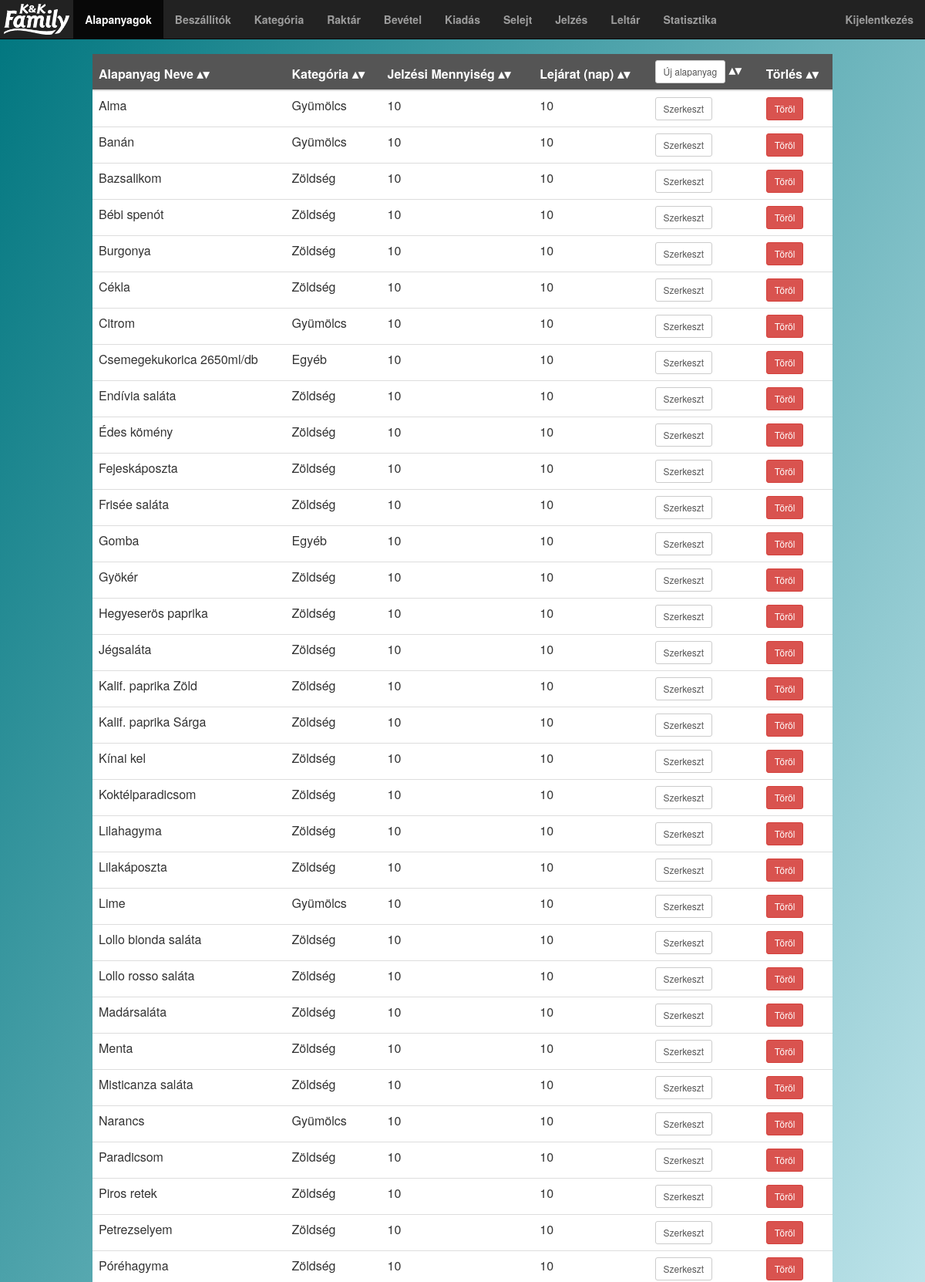
The app's page /admin/product.php (upper part) with its own data.
### tables this page shows
CREATE TABLE `product` (
  `id` int(11) NOT NULL,
  `name` varchar(50) NOT NULL,
  `category_id` int(11) NOT NULL,
  `type` int(11) NOT NULL,
  `minimum` int(11) NOT NULL DEFAULT '0',
  `expire` int(11) NOT NULL DEFAULT '0',
  `deleted` tinyint(1) NOT NULL DEFAULT '0'
);

CREATE TABLE `category` (
  `id` int(11) NOT NULL,
  `name` varchar(50) NOT NULL,
  `deleted` tinyint(1) NOT NULL DEFAULT '0'
);

### admin/product.php (called while the page is built, shortened)
<?php
require("../common/header.php");
	listProduct();
?>
<?php
require("../common/footer.php");
?>

### helper/contentgenerator.php (the view, shortened to what this page needs)
<?php
function listProduct(){
	$mysqli = connect();
	$results = $mysqli->query("SELECT p.id as id, p.name as name, p.minimum as minimum, p.expire as expire, c.name as cat FROM product p, category c WHERE c.id = p.category_id and p.deleted = false");
	print '<table class="table table-hover sortable">';
	print '<thead>';
	print '<tr>';
	print '<th>Alapanyag Neve</th>';
	print '<th>Kategória</th>';
	print '<th>Jelzési Mennyiség</th>';
	print '<th>Lejárat (nap)</th>';
	print '<th><button class="btn btn-sm btn-default" id="newRetailer" onclick="createProduct()">Új alapanyag</button></th>';
	print '<th>Törlés</th>';
	print '</tr>';
	print '</thead>';
	while($row = $results->fetch_assoc()) {
		print '<tr>';
		print '<td id="alapnev_'.$row["id"].'">'.$row["name"].'</td>';
		print '<td id="alapkat_'.$row["id"].'">'.$row["cat"].'</td>';
		print '<td id="alapmin_'.$row["id"].'">'.$row["minimum"].'</td>';
		print '<td id="alapexp_'.$row["id"].'">'.$row["expire"].'</td>';
		print '<td><button class="btn btn-sm btn-default" id="newRetailer"  onclick="editProduct('.$row["id"].')">Szerkeszt</button></td>';
		print '<td><button class="btn btn-sm btn-danger" onclick="deleteProduct('.$row["id"].')">Töröl</button></td>';
		print '</tr>';
	}
	print '</table>';
}
?>

### css/styles.css (style rules this page uses)
body { padding-top: 70px; background-repeat: no-repeat; background: -webkit-linear-gradient(left top, #00767F, #E3F9FF); background: -o-linear-gradient(bottom right, #00767F, #E3F9FF); background: -moz-linear-gradient(bottom right, #00767F, #E3F9FF); background: linear-gradient(to bottom right, #00767F, #E3F9FF); }
.table { background-color: white; float: none; margin: 0 auto; width: 80%; }
thead { background-color: #555555; text-align:center; color:white; }
#newRetailer { color: #555555; }
table.sortable th:not(.sorttable_sorted):not(.sorttable_sorted_reverse):not(.sorttable_nosort):after { content: " \25B4\25BE" }

### records on screen
product: name "Alma", category.name "Gyümölcs", minimum "10", expire "10"
product: name "Banán", category.name "Gyümölcs", minimum "10", expire "10"
product: name "Bazsalikom", category.name "Zöldség", minimum "10", expire "10"
product: name "Bébi spenót", category.name "Zöldség", minimum "10", expire "10"
product: name "Burgonya", category.name "Zöldség", minimum "10", expire "10"
product: name "Cékla", category.name "Zöldség", minimum "10", expire "10"
product: name "Citrom", category.name "Gyümölcs", minimum "10", expire "10"
product: name "Csemegekukorica 2650ml/db", category.name "Egyéb", minimum "10", expire "10"
product: name "Endívia saláta", category.name "Zöldség", minimum "10", expire "10"
product: name "Édes kömény", category.name "Zöldség", minimum "10", expire "10"
product: name "Fejeskáposzta", category.name "Zöldség", minimum "10", expire "10"
product: name "Frisée saláta", category.name "Zöldség", minimum "10", expire "10"
product: name "Gomba", category.name "Egyéb", minimum "10", expire "10"
product: name "Gyökér", category.name "Zöldség", minimum "10", expire "10"
product: name "Hegyeserös paprika", category.name "Zöldség", minimum "10", expire "10"
product: name "Jégsaláta", category.name "Zöldség", minimum "10", expire "10"
product: name "Kalif. paprika Zöld", category.name "Zöldség", minimum "10", expire "10"
product: name "Kalif. paprika Sárga", category.name "Zöldség", minimum "10", expire "10"
product: name "Kínai kel", category.name "Zöldség", minimum "10", expire "10"
product: name "Koktélparadicsom", category.name "Zöldség", minimum "10", expire "10"
product: name "Lilahagyma", category.name "Zöldség", minimum "10", expire "10"
product: name "Lilakáposzta", category.name "Zöldség", minimum "10", expire "10"
product: name "Lime", category.name "Gyümölcs", minimum "10", expire "10"
product: name "Lollo bionda saláta", category.name "Zöldség", minimum "10", expire "10"
product: name "Lollo rosso saláta", category.name "Zöldség", minimum "10", expire "10"
product: name "Madársaláta", category.name "Zöldség", minimum "10", expire "10"
product: name "Menta", category.name "Zöldség", minimum "10", expire "10"
product: name "Misticanza saláta", category.name "Zöldség", minimum "10", expire "10"
product: name "Narancs", category.name "Gyümölcs", minimum "10", expire "10"
product: name "Paradicsom", category.name "Zöldség", minimum "10", expire "10"
product: name "Piros retek", category.name "Zöldség", minimum "10", expire "10"
product: name "Petrezselyem", category.name "Zöldség", minimum "10", expire "10"
product: name "Póréhagyma", category.name "Zöldség", minimum "10", expire "10"
